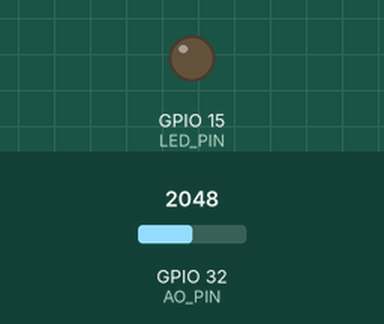
This sketch was run on a simulated ESP32. Parts: output pins drawn as LEDs (lit = HIGH). Inputs (shaded band) come from the test bench; at power-on: GPIO 32 (AO_PIN) = 2048. WiFi joins after 1.5 s; servers stay silent unless stated; what the sketch prints to the serial monitor is not drawn.

Above: at 3.0 s.
3.1 s: GPIO 32 (AO_PIN) set to 1260
4.6 s: GPIO 32 (AO_PIN) set to 1141
At 5.2 s:
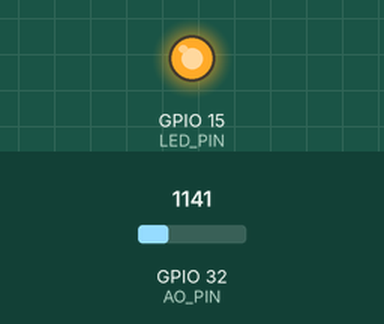
6.3 s: GPIO 32 (AO_PIN) set to 1228
At 7.5 s:
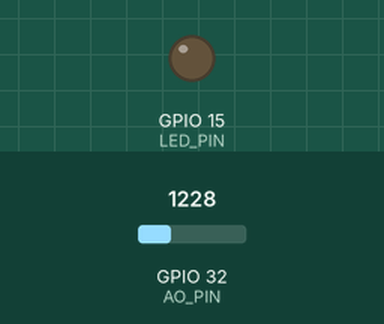
7.8 s: GPIO 32 (AO_PIN) set to 491
At 8.9 s:
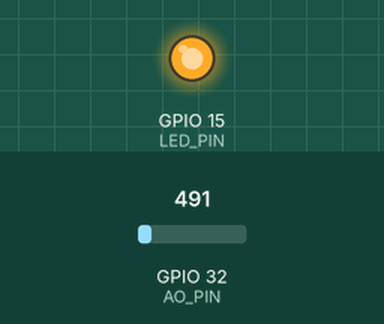
Timing chart, 0 to 10.3 s (numbered marks = the images above; inputs shaded):
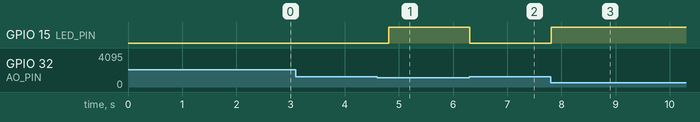

Measured:
- the behaviour switches between 1200 and 1199 on GPIO 32 (AO_PIN) (found by bisection; images 0 and 1)
- after the input at 3.1 s, every drawn part: stays the same
- after the input at 4.6 s, GPIO 15 (LED_PIN): LOW → HIGH after 0.21 s
- after the input at 6.3 s, GPIO 15 (LED_PIN): HIGH → LOW at once
- after the input at 7.8 s, GPIO 15 (LED_PIN): LOW → HIGH at once

The sketch:

LDRSensor_Read_with_Bylink_monitoring.ino
```cpp
#define BLYNK_TEMPLATE_ID "TMPL6GCrdV2np"
#define BLYNK_TEMPLATE_NAME "CAHAYAAAA"
#define BLYNK_AUTH_TOKEN "q8bX_ZJjuvfUllztylqfna64_o-awqYY"

#include <BlynkSimpleEsp32.h>

#define AO_PIN 32  // ESP32's pin GPIO36 connected to AO pin of the LDR module
#define LED_PIN 15

void readSensor() {
  int lightValue = analogRead(AO_PIN);

  Serial.print("The AO value: ");
  Serial.println(lightValue);

    // Send
  Blynk.virtualWrite(V1, lightValue);

  int lightreshold = 1200;

    // Check if the light value exceeds 3900
  if (lightValue < lightreshold) {
    digitalWrite(LED_PIN, HIGH); // Turn on the LED
  } else {
    digitalWrite(LED_PIN, LOW); // Turn off the LED
  }
}

void setup() {
  Serial.begin(115200);
  pinMode(LED_PIN, OUTPUT);

  WiFi.begin("YOSI", "ALISANDRO");
  while (WiFi.status() != WL_CONNECTED) {
    Serial.print(".");
    delay(500);
  }
  Serial.println("WiFi Connected");
  Blynk.begin(BLYNK_AUTH_TOKEN, "YOSI", "ALISANDRO");
  Serial.println("Blynk Connected");
}

void loop() {
  Blynk.run();
  readSensor();
  delay(500);
}
```
